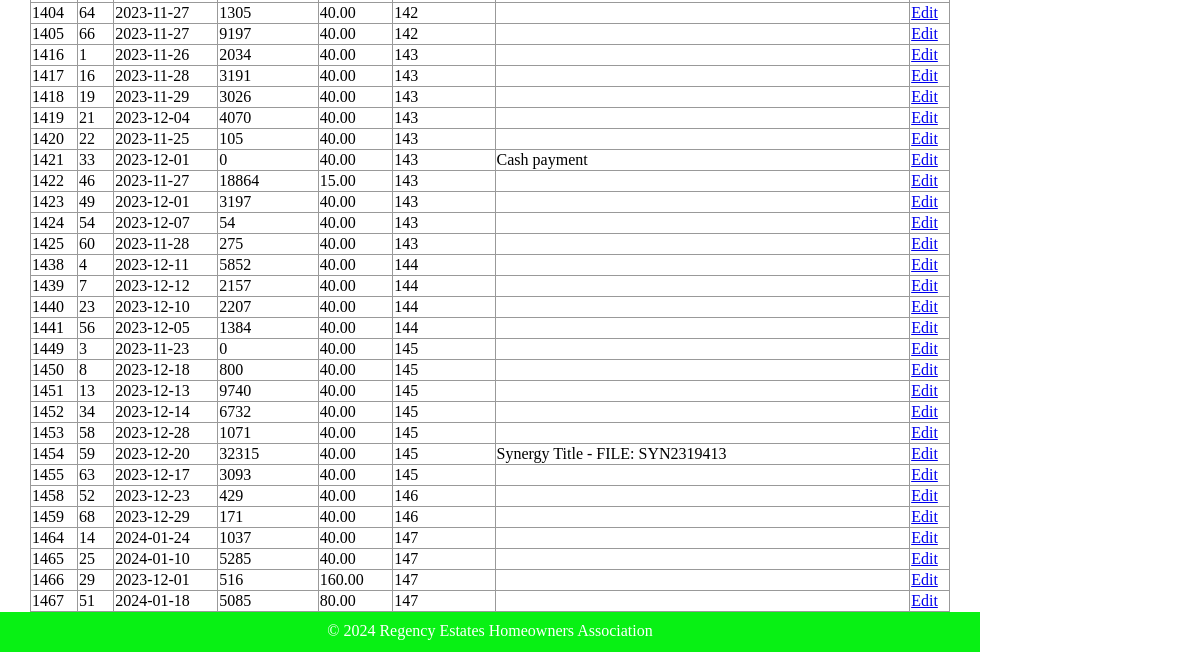
The page /html/public/staff/fees/index.php (lower part) on the database as committed earlier.
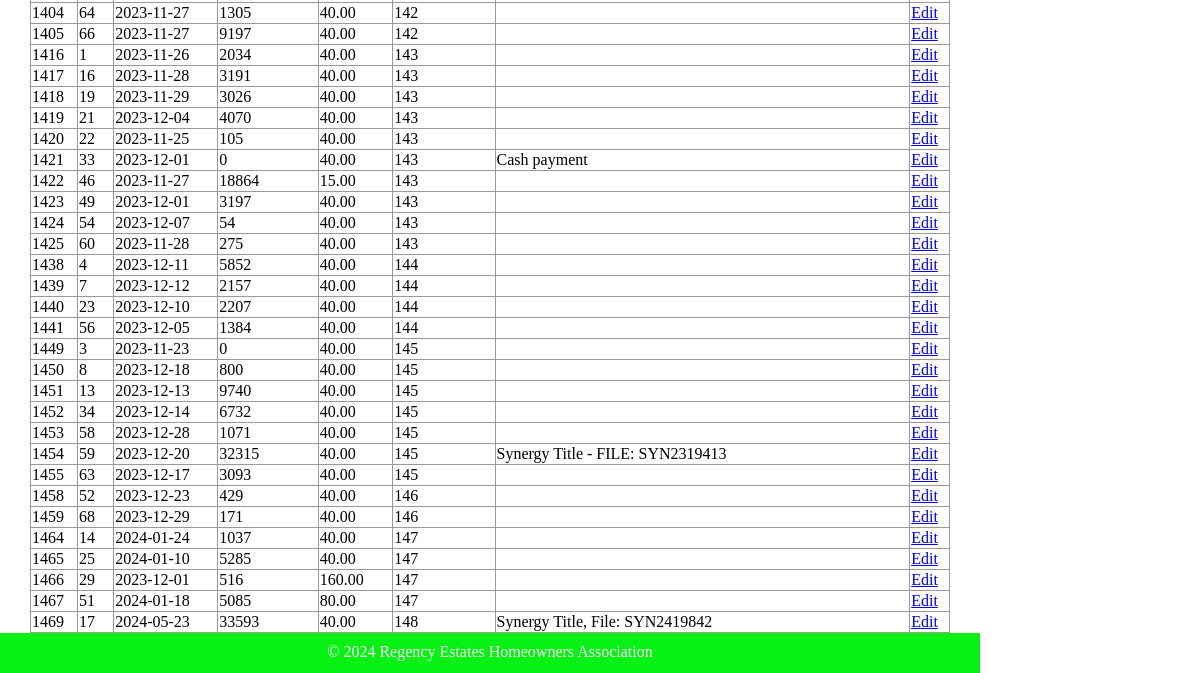
The same page on the database as committed later.
### tables this page shows
CREATE TABLE `fees` (
  `id` int(11) NOT NULL,
  `dt` date DEFAULT NULL,
  `ck_no` int(11) NOT NULL,
  `amount` decimal(10,2) DEFAULT NULL,
  `fk_lot_id` int(11) NOT NULL,
  `fk_deposit_id` int(11) DEFAULT NULL,
  `note` varchar(250) DEFAULT NULL
);

### html/private/query_functions.php (called while the page is built, shortened)
<?php
  function find_all_fees() {
    global $db;
    $sql = "SELECT * FROM fees WHERE dt >= '2020-01-01' ";
    $result = mysqli_query($db, $sql);
    return $result;
  }
?>

### html/private/functions.php (called while the page is built, shortened)
<?php
function url_for($script_path)
{
    if ($script_path[0] != '/')
    {
        $script_path = "/" . $script_path;
    }
    return WWW_ROOT . $script_path;
}
function htmlsc($string = "")
{
    return htmlspecialchars($string);
}
?>

### html/public/staff/fees/index.php (the view, shortened to what this page needs)
<?php $subject_set = find_all_fees(); ?>
<?php include(SHARED_PATH . '/header.php'); ?>
    <div id="content">
        <div id="regency-menu">
            <table class="list">
                <?php while($subject = mysqli_fetch_assoc($subject_set)) { ?>
                    <tr>
                        <td><?php echo htmlsc($subject['id']); ?></td>
                        <td><?php echo htmlsc($subject['fk_lot_id']); ?></td>
                        <td><?php echo htmlsc($subject['dt']); ?></td>
                        <td><?php echo htmlsc($subject['ck_no']); ?></td>
                        <td><?php echo htmlsc($subject['amount']); ?></td>
                        <td><?php echo htmlsc($subject['fk_deposit_id']); ?></td>
                        <td><?php echo htmlsc($subject['note']); ?></td>
                        <td><a class="action" href="<?php echo url_for('/staff/subjects/show.php?id=' . htmlsc(urlencode($subject['id']))); ?>">Edit</a></td>
                    </tr>
                <?php } ?>
            </table>
        </div>
    </div>
<?php include(SHARED_PATH . '/footer.php'); ?>

Rows that differ between the two databases and show on the page:
added fees: id "1469", fk_lot "17", dt "2024-05-23", ck_no "33593", amount "40.00", fk_deposit "148", note "Synergy Title, File: SYN2419842"
